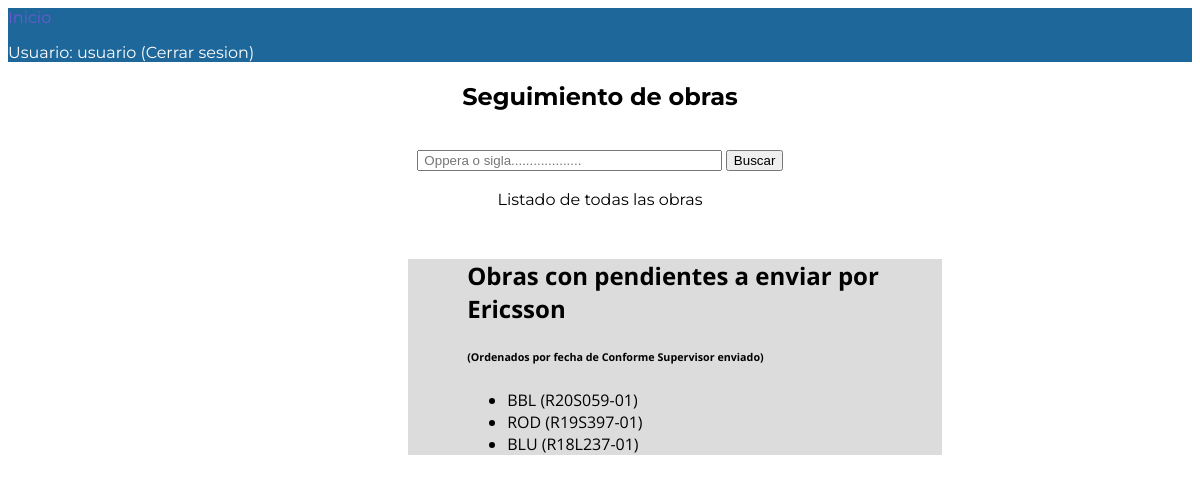
Screenshot of /manager/pendtosend/ (signed in) with the database file from the repository.
### manager/models.py (models this page shows)
class WorkSheet(models.Model):
    site = models.CharField(verbose_name = 'Sigla', max_length = 12)
    oppera = models.CharField(verbose_name = 'No. Oppera', max_length =  10)
    cs_date = models.DateField(verbose_name = 'Fecha CS',null = True)
    cs_comments = models.CharField(verbose_name = 'Comentarios sobre CS', null = True , blank = True, max_length = 200)
    pendings_date = models.DateField(verbose_name = 'Fecha SA',null = True, blank = True)
    claim_date = models.DateField(verbose_name = 'Fecha reclamo pendientes',null = True, blank = True)
    asp = models.CharField(verbose_name = 'ASP responsable', max_length = 15, null = True , blank = True)
    claim_pending_comments = models.CharField(verbose_name = 'Cometarios sobre el reclamo a ASP', null = True , blank = True, max_length = 200)
    ca_date = models.DateField(verbose_name = 'Fecha CA',null = True, blank = True)
    ca_comments = models.CharField(verbose_name = 'Comentarios sobre CA', null = True , blank = True, max_length = 200)
    SERVER_PICS = (
        ('s','Si'),
        ('n','No')
    )
    ca_pics_link = models.CharField(max_length = 1, choices = SERVER_PICS, blank = True, null = True, verbose_name = 'Fotos para servidor de Antel')
    pend_type = models.ManyToManyField(PendType, verbose_name = 'Tipo de pendiente', blank = True)
    CLOSED = (
        ('s','Si'),
        ('n','No')
    )
    closed = models.CharField(max_length = 1, choices = CLOSED, blank = True, default = 'n', verbose_name = 'Obra cerrada')
    SIDE = (
        ('a','Antel'),
        ('e','Ericsson')
    )
    pend_side = models.CharField(max_length = 1, choices = SIDE, blank = True, default = 'a', verbose_name = 'Responsable de contestar')
    class Meta:
        ordering = ['-cs_date']

### manager/views.py (the view)
# urls.py: path('pendtosend/',views.pendtosend, name = 'pend-to-send'),
@login_required
def pendtosend(request):
    title = 'Obras con pendientes a enviar por Ericsson'
    filter = WorkSheet.objects.filter(
            ~Q(pendings_date = None) & Q(ca_date = None)
        )
    return render(
        request,
        'manager/worksheet_list.html',
        context = {
            'filter':filter,
            'title':title,
        }
    )

### templates/manager/worksheet_list.html (shortened to what this page needs)
{% extends "base_generic.html" %}
{% block content %}
<div id="wrapper2">
    <h2>{{ title }}</h2>
    {% if request.user.is_authenticated %}
        {% if filter %}
        <h6>(Ordenados por fecha de Conforme Supervisor enviado)</h6>
            <ul>
                {% for pend in filter %}
                <li>
                    <a href="{% url 'work-detail' pend.id %}">{{ pend.site }} ({{ pend.oppera }})</a>
                </li>
                {% endfor %}
            </ul>
        {% endif %}
    {% endif %}
    </div>
    {% endblock %}

### templates/base_generic.html (shortened to what this page needs)
<!DOCTYPE html>
<html lang="en">
<head>
  {% load static %}
  <link rel="stylesheet" href="{% static 'css/styles.css' %}">
</head>
<body>
  <header>
    <nav>
      <a href="{% url 'index' %}" class="selected">Inicio</a><br>
      {% if user.is_authenticated %}
       <p> Usuario: {{ user.get_username }}
        <a href="{% url 'logout' %}">(Cerrar sesion)</a>
       </p>
      {% else %}
        <a href="{% url 'login'%}?next={{request.path}}">Inciar sesion</a>
      {% endif %}
    </nav>
  </header>
  <div id="logo">
    <h2>Seguimiento de obras</h2><br>
</div>
<div id="search-bar">
    <form action="{% url 'search-work' %}" method="get">
        <input name="q" type="text" size= "35" placeholder=" Oppera o sigla...................">
        <button>Buscar</button><br><br>
    </form>
</div>
<div id="logo">
  <a href="{% url 'export_users_xls' %}">Listado de todas las obras</a>
</div>
  <div class="container-fluid">
    <div class="row">
      <div class="col-sm-10 ">
      {% block content %}{% endblock %}
      </div>
    </div>
  </div>
</body>
</html>

### manager/static/css/styles.css (style rules this page uses)
body { font-family: 'Montserrat'; color: black; }
a { text-decoration: none; color: black; }
a.selected, a:hover { color: slateblue; }
#wrapper2 { max-width: 1500px; margin: 50px 250px 250px 400px; padding: 0 5% ; text-align: left; font-family: 'Open Sans'; background-color: gainsboro; }
nav a, nav a:visited { color: #ffffff; }
nav p { color: white; }
header { background-color: #1E679A; border-color: black; }
#logo { text-align: center; margin: 0; }
#search-bar { text-align: center; margin: 0; }

### rows the page displays
WorkSheet: site "BBL", oppera "R20S059-01"
WorkSheet: site "ROD", oppera "R19S397-01"
WorkSheet: site "BLU", oppera "R18L237-01"

### other values shown
{{ user.get_username }} "usuario"
{{ title }} "Obras con pendientes a enviar por Ericsson"
